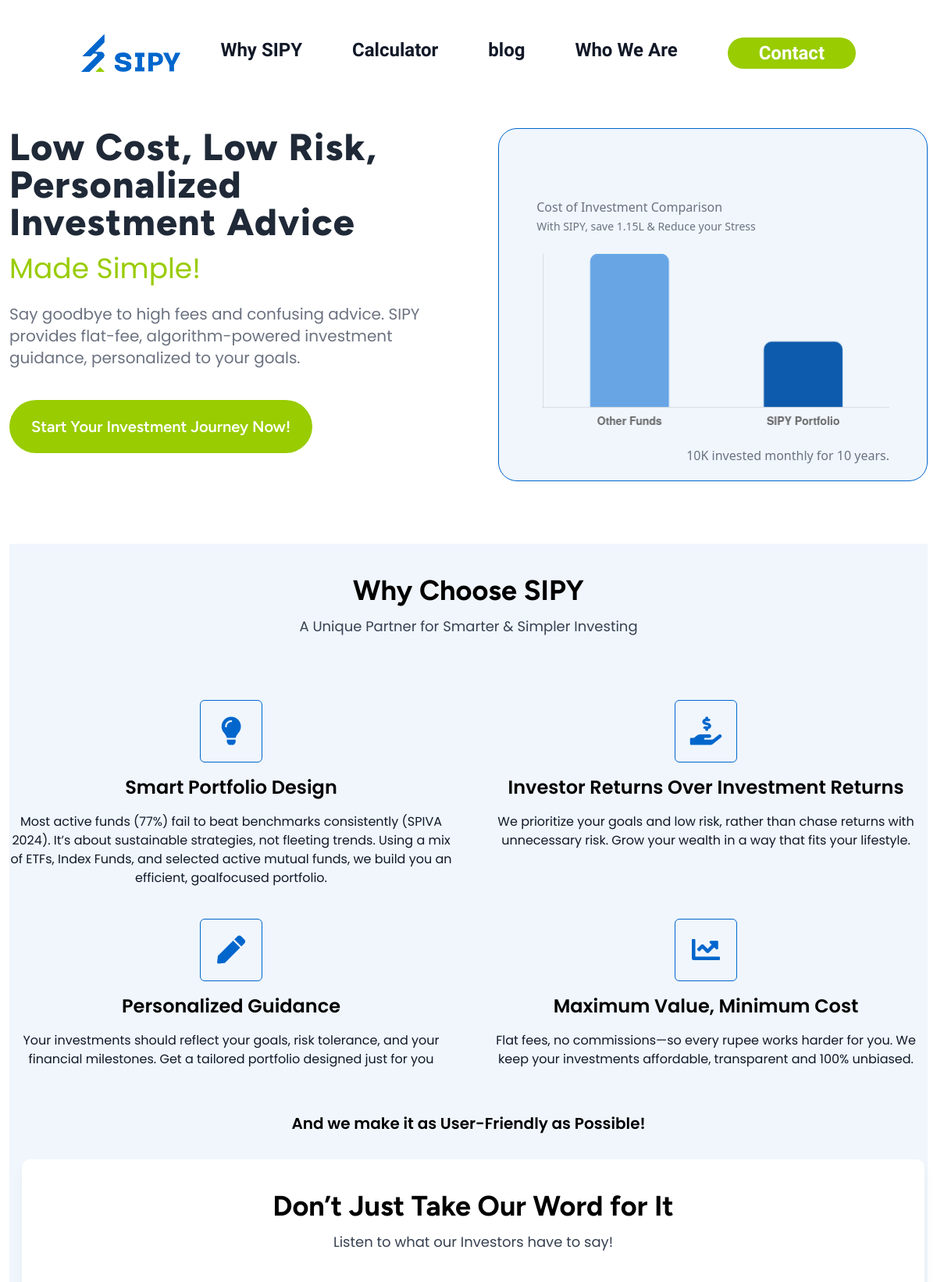
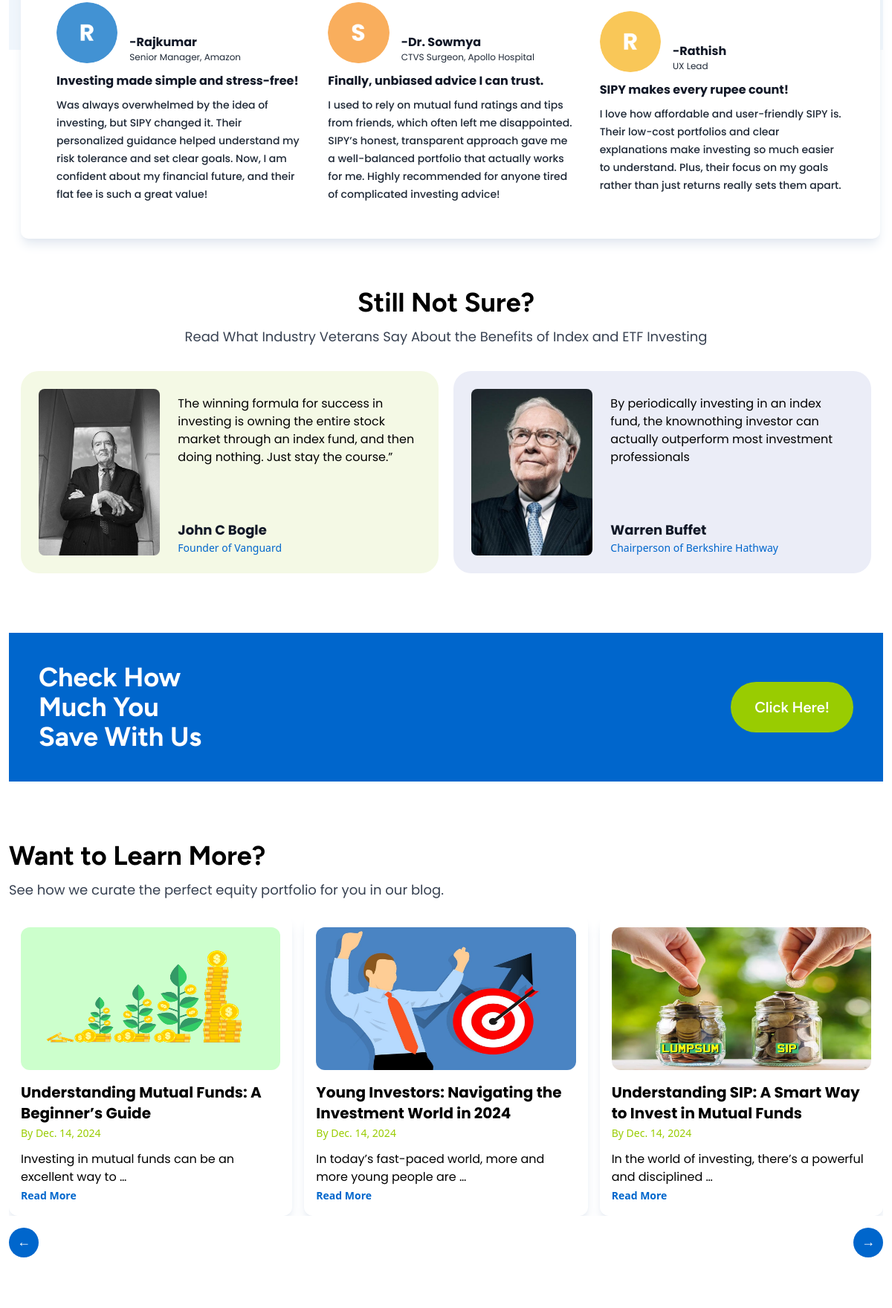
The page / (upper part) on the database its author committed (2 pictures, top to bottom).
### index/models.py (models this page shows, shortened)
class Ourteam(models.Model):
    title = models.CharField(max_length=100, blank=True, null=True)
    name = models.CharField(max_length=100, blank=True, null=True)
    position = models.CharField(max_length=100, blank=True, null=True)
    image = models.ImageField(upload_to='images/', blank=True, null=True)
    description = models.TextField()

class Blog(models.Model):
    title = models.CharField(max_length=100, blank=True, null=True)
    author = models.ForeignKey(User, on_delete=models.CASCADE, related_name='blogs')  # ForeignKey to User
    image = models.ImageField(upload_to='images/', blank=True, null=True)
    short_description=CKEditor5Field('Text', config_name='short description')
    description=CKEditor5Field('Text', config_name='description')
    slug = models.SlugField(unique=True, blank=True, null=True)
    date = models.DateField(auto_now_add=True)
    is_active = models.BooleanField(default=True)

### index/views.py (the view, shortened to what this page needs)
# urls.py: path('', index, name='index'),  # The home page
def index(request):
    ourteam = Ourteam.objects.all()
    blog = Blog.objects.all()
    context = {
        'ourteam': ourteam,
        'blog': blog,
    }
    return render(request, 'index.html', context)

### index/templates/index.html (shortened to what this page needs)
{% extends 'base.html' %}
{% block content %}
    {% include 'includes/hero.html' %}
    {% include 'includes/whysipy.html' %}
    {% include 'includes/sure.html' %}
    {% include 'includes/calculator.html' %}
    {% include 'includes/blogView.html' %}
{% endblock %}

### index/templates/includes/whysipy.html
{% load static %}
<section class="mt-20 px-0 w-full bg-[#f0f6fc] pb-64 xl:px-4" id="whysipy">
    <div class="max-w-screen-xl mt-8 mx-auto p-10">
        <h2 class="text-center text-3xl font-bold md:text-4xl ">Why Choose SIPY</h2>
        <p class="text-base text-gray-700 font-normal text-center mt-3 md:text-lg ">A Unique Partner for Smarter & Simpler Investing</p>
    </div>
    <div class="grid grid-cols-1 md:grid-cols-2 gap-10 justify-center align-middle  mt-10 max-w-screen-xl mx-auto ">
        <div class="flex flex-col items-center gap-4">
            <div class="icon-div h-20 w-20">
                <i class="fas fa-lightbulb text-4xl text-primary"></i>
            </div>
            <h3 class="text-center text-2xl font-semibold ">Smart Portfolio Design</h3>
            <p class="text-sm text-center font-base text-gray-900 md:text-base">Most active funds (77%) fail to beat benchmarks consistently (SPIVA 2024).
                It’s about sustainable strategies, not fleeting trends. Using a mix of ETFs,
                Index Funds, and selected active mutual funds, we build you an efficient, goalfocused portfolio.
            </p>
        </div>
        <div class="flex flex-col items-center gap-4">
            <div class="icon-div h-20 w-20">
                <i class="fas fa-hand-holding-usd text-4xl text-primary"></i>
            </div>
            <h3 class="text-center text-2xl font-semibold ">Investor Returns Over Investment Returns</h3>
            <p class="text-sm text-center font-base text-gray-900 md:text-base">We prioritize your goals and low risk, rather than chase returns with unnecessary
                risk. Grow your wealth in a way that fits your lifestyle.
            </p>
        </div>
        <div class="flex flex-col items-center gap-4">
            <div class="icon-div h-20 w-20">
                <i class="fas fa-pen text-4xl text-primary"></i>
            </div>
            <h3 class="text-center text-2xl font-semibold ">Personalized Guidance</h3>
            <p class="text-sm text-center font-base text-gray-900 md:text-base">Your investments should reflect your goals, risk tolerance, and your financial
                milestones. Get a tailored portfolio designed just for you
            </p>
        </div>
        <div class="flex flex-col items-center gap-4">
            <div class="icon-div h-20 w-20">
                <i class="fas fa-chart-line text-4xl text-primary"></i>
            </div>
            <h3 class="text-center text-2xl font-semibold ">Maximum Value, Minimum Cost</h3>
            <p class="text-sm text-center font-base text-gray-900 md:text-base">Flat fees, no commissions—so every rupee works harder for you. We keep your
                investments affordable, transparent and 100% unbiased.
            </p>
        </div>
    </div>
    <h3 class="text-xl font-semibold text-center mt-14 ">And we make it as User-Friendly as Possible!<p>
        <div class="max-w-screen-xl mt-8 mx-4 p-8 bg-white  absolute out-team shadow-lg shadow-slate-200 md:p-10 lg:p-15">
            <h2 class="text-2xl  font-bold md:text-4xl text-center">Don’t Just Take Our Word for It</h2>
            <h3 class="text-gray-700 text-base font-normal text-center mt-3 md:text-lg">Listen to what our Investors have to say!</h3>
            <div class="w-full flex flex-col gap-5 mt-8 md:flex-row justify-center items-center">
                {% for item in ourteam %}
                <div class="w-full p-2 md:w-1/2">
                    <div class="flex flex-row gap-4">
                        {% if item.image %}
                            <img class="w-1/4 rounded-full" src="{{ item.image.url }}" alt="Sipy Image">
                        {% else %}
                            <div class="text-white w-24 h-24 flex justify-center items-center bg-blue-300 rounded-full">
                                <h3>{{ item.name|slice:":1" }}</h3>
                            </div>
                        {% endif %}
                        <div class="flex flex-col justify-end">
                            <h3 class="text-base text-left font-bold text-gray-900 mt-3">-{{ item.name }}</h3>
                            <p class="text-xs text-left font-normal text-gray-800">{{ item.position }}</p>
                        </div>
                    </div>
                    <h3 class="text-base text-left font-bold text-gray-900 mt-3">{{ item.title }}</h3>
                    <p class="text-sm mt-2 leading-6 font-medium text-left text-gray-800">{{ item.description }}</p>
                </div>
                {% endfor %}
            </div>
        </div>
</section>

### index/templates/includes/blogView.html (shortened to what this page needs)
{% load static %}
<link rel="stylesheet" href="https://cdn.jsdelivr.net/npm/@splidejs/splide/dist/css/splide.min.css">
<section class="max-w-screen-xl mx-auto mt-20" id="blog">
    <h2 class="text-center text-3xl font-bold md:text-4xl md:text-start">Want to Learn More?</h2>
    <p class="text-gray-700 text-base font-normal text-center mt-3 md:text-lg md:text-start">
        See how we curate the perfect equity portfolio for you in our blog.
    </p>
    <div class="splide mt-5" id="blog-carousel">
        <div class="splide__track">
            <ul class="splide__list">
                {% for blog in blog %}
                <li class="splide__slide">
                    <div class="rounded-xl shadow-lg shadow-slate-200 p-4">
                        <div class="card-image">
                            <img class="w-full h-48 rounded-xl" src="{{ blog.image.url }}" alt="{{ blog.title }}" />
                        </div>
                        <div class="card-content">
                            <h3 class="card-title text-xl font-bold text-start mt-4 hover:text-primary cursor-pointer">
                                {{ blog.title }}
                            </h3>
                            <span class="text-sm text-secondary font-normal text-end md:text-sm md:text-end">By {{ blog.date }}</span>
                            <p class="card-text text-sm font-normal text-start mt-3 md:text-lg md:text-start">
                                {{ blog.short_description | truncatewords:10 | safe }}
                            </p>
                            <a href="{% url 'index:blog' blog.slug %}" class="text-primary text-sm font-semibold mt-4 hover:text-secondary">
                                Read More
                            </a>
                        </div>
                    </div>
                </li>
                {% endfor %}
            </ul>
        </div>
        <div class="splide-nav">
            <button class="splide-prev bg-primary text-white w-10 h-10 rounded-full flex items-center justify-center">
                &larr;
            </button>
            <button class="splide-next bg-primary text-white w-10 h-10 rounded-full flex items-center justify-center">
                &rarr;
            </button>
        </div>
    </div>
</section>

### static/css/Style.css (style rules this page uses)
body { margin: 0px; padding: 0px; box-sizing: border-box }
h1, h2, button { @apply font-title; }
h3, h4, h5, h6, p { @apply font-subheading; }
p { font-family: poppins; }
.icon-div { border: 1px solid #0066cc; padding: 10px; display: flex; justify-content: center; align-items: center; border-radius: 6px; }
.out-team { transform: translateX(23%); border-radius: 10px; }
.splide-nav { display: flex; justify-content: space-between; margin-top: 1rem; }
.splide-prev, .splide-next { background-color: #0066cc; color: white; width: 40px; height: 40px; border-radius: 50%; font-size: 18px; cursor: pointer; transition: background-color 0.3s; }
@media (max-width: 1600px) { .out-team { transform: translateX(7.5%); } }
@media (max-width: 1560px) { .out-team { transform: translateX(7.5%); } }
@media (max-width: 1280px) { .out-team { transform: none; } }

### templates/base.html (style rules this page uses)
body { margin:0; padding:0; }

### rows shown on the page
Ourteam: image (picture), name "Rajkumar", position "Senior Manager, Amazon", title "Investing made simple and stress-free!", description "Was always overwhelmed by the idea of investing, but SIPY changed it. Their personalized guidance helped understand my risk tolerance and set clear goals. Now, I am confident about my financial future, and their flat fee is such a great value!"
Ourteam: image (picture), name "Dr. Sowmya", position "CTVS Surgeon, Apollo Hospital", title "Finally, unbiased advice I can trust.", description "I used to rely on mutual fund ratings and tips from friends, which often left me disappointed. SIPY’s honest, transparent approach gave me a well-balanced portfolio that actually works for me. Highly recommended for anyone tired of complicated investing advice!"
Ourteam: image (picture), name "Rathish", position "UX Lead", title "SIPY makes every rupee count!", description "I love how affordable and user-friendly SIPY is. Their low-cost portfolios and clear explanations make investing so much easier to understand. Plus, their focus on my goals rather than just returns really sets them apart."
Blog: image (picture), title "Understanding Mutual Funds: A Beginner’s Guide", date "Dec. 14, 2024", short_description "Investing in mutual funds can be an excellent way to …"
Blog: image (picture), title "Young Investors: Navigating the Investment World in 2024", date "Dec. 14, 2024", short_description "In today’s fast-paced world, more and more young people are …"
Blog: image (picture), title "Understanding SIP: A Smart Way to Invest in Mutual Funds", date "Dec. 14, 2024", short_description "In the world of investing, there’s a powerful and disciplined …"
